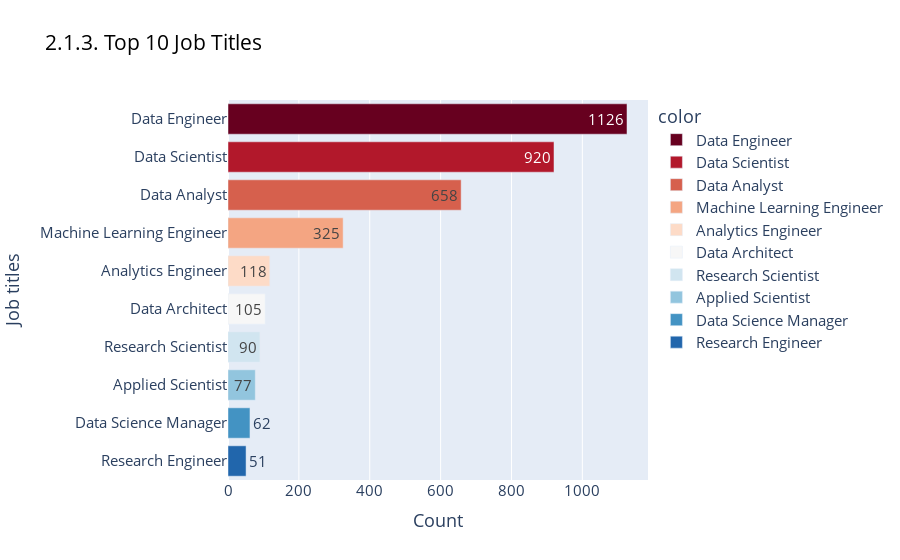

Write notebook code for a chart like this one.
### Code cell
fig = px.bar(x=top10_jobs.values, 
             y=top10_jobs.index, 
             color = top10_jobs.index,
             color_discrete_sequence=px.colors.sequential.RdBu,
             text=top10_jobs.values,
             title= '2.1.3. Top 10 Job Titles'
             )
fig.update_layout(xaxis_title="Count",
                  yaxis_title="Job titles",yaxis={'categoryorder':'total ascending'})
fig.update_layout(font = dict(size = 15),title_font_color="black",)
fig.show()

### Figure 1 — Plotly figure (JSON) as saved in the notebook; plotly's stock layout.template omitted (floating-point values rounded to 4 significant figures)
{"data": [{"alignmentgroup": "True", "hovertemplate": "color=Data Engineer<br>x=%{x}<br>y=%{y}<br>text=%{text}<extra></extra>", "legendgroup": "Data Engineer", "marker": {"color": "rgb(103,0,31)", "pattern": {"shape": ""}}, "name": "Data Engineer", "offsetgroup": "Data Engineer", "orientation": "h", "showlegend": true, "text": [1126], "textposition": "auto", "type": "bar", "x": [1126], "xaxis": "x", "y": ["Data Engineer"], "yaxis": "y"}, {"alignmentgroup": "True", "hovertemplate": "color=Data Scientist<br>x=%{x}<br>y=%{y}<br>text=%{text}<extra></extra>", "legendgroup": "Data Scientist", "marker": {"color": "rgb(178,24,43)", "pattern": {"shape": ""}}, "name": "Data Scientist", "offsetgroup": "Data Scientist", "orientation": "h", "showlegend": true, "text": [920], "textposition": "auto", "type": "bar", "x": [920], "xaxis": "x", "y": ["Data Scientist"], "yaxis": "y"}, {"alignmentgroup": "True", "hovertemplate": "color=Data Analyst<br>x=%{x}<br>y=%{y}<br>text=%{text}<extra></extra>", "legendgroup": "Data Analyst", "marker": {"color": "rgb(214,96,77)", "pattern": {"shape": ""}}, "name": "Data Analyst", "offsetgroup": "Data Analyst", "orientation": "h", "showlegend": true, "text": [658], "textposition": "auto", "type": "bar", "x": [658], "xaxis": "x", "y": ["Data Analyst"], "yaxis": "y"}, {"alignmentgroup": "True", "hovertemplate": "color=Machine Learning Engineer<br>x=%{x}<br>y=%{y}<br>text=%{text}<extra></extra>", "legendgroup": "Machine Learning Engineer", "marker": {"color": "rgb(244,165,130)", "pattern": {"shape": ""}}, "name": "Machine Learning Engineer", "offsetgroup": "Machine Learning Engineer", "orientation": "h", "showlegend": true, "text": [325], "textposition": "auto", "type": "bar", "x": [325], "xaxis": "x", "y": ["Machine Learning Engineer"], "yaxis": "y"}, {"alignmentgroup": "True", "hovertemplate": "color=Analytics Engineer<br>x=%{x}<br>y=%{y}<br>text=%{text}<extra></extra>", "legendgroup": "Analytics Engineer", "marker": {"color": "rgb(253,219,199)", "pattern": {"shape": ""}}, "name": "Analytics Engineer", "offsetgroup": "Analytics Engineer", "orientation": "h", "showlegend": true, "text": [118], "textposition": "auto", "type": "bar", "x": [118], "xaxis": "x", "y": ["Analytics Engineer"], "yaxis": "y"}, {"alignmentgroup": "True", "hovertemplate": "color=Data Architect<br>x=%{x}<br>y=%{y}<br>text=%{text}<extra></extra>", "legendgroup": "Data Architect", "marker": {"color": "rgb(247,247,247)", "pattern": {"shape": ""}}, "name": "Data Architect", "offsetgroup": "Data Architect", "orientation": "h", "showlegend": true, "text": [105], "textposition": "auto", "type": "bar", "x": [105], "xaxis": "x", "y": ["Data Architect"], "yaxis": "y"}, {"alignmentgroup": "True", "hovertemplate": "color=Research Scientist<br>x=%{x}<br>y=%{y}<br>text=%{text}<extra></extra>", "legendgroup": "Research Scientist", "marker": {"color": "rgb(209,229,240)", "pattern": {"shape": ""}}, "name": "Research Scientist", "offsetgroup": "Research Scientist", "orientation": "h", "showlegend": true, "text": [90], "textposition": "auto", "type": "bar", "x": [90], "xaxis": "x", "y": ["Research Scientist"], "yaxis": "y"}, {"alignmentgroup": "True", "hovertemplate": "color=Applied Scientist<br>x=%{x}<br>y=%{y}<br>text=%{text}<extra></extra>", "legendgroup": "Applied Scientist", "marker": {"color": "rgb(146,197,222)", "pattern": {"shape": ""}}, "name": "Applied Scientist", "offsetgroup": "Applied Scientist", "orientation": "h", "showlegend": true, "text": [77], "textposition": "auto", "type": "bar", "x": [77], "xaxis": "x", "y": ["Applied Scientist"], "yaxis": "y"}, {"alignmentgroup": "True", "hovertemplate": "color=Data Science Manager<br>x=%{x}<br>y=%{y}<br>text=%{text}<extra></extra>", "legendgroup": "Data Science Manager", "marker": {"color": "rgb(67,147,195)", "pattern": {"shape": ""}}, "name": "Data Science Manager", "offsetgroup": "Data Science Manager", "orientation": "h", "showlegend": true, "text": [62], "textposition": "auto", "type": "bar", "x": [62], "xaxis": "x", "y": ["Data Science Manager"], "yaxis": "y"}, {"alignmentgroup": "True", "hovertemplate": "color=Research Engineer<br>x=%{x}<br>y=%{y}<br>text=%{text}<extra></extra>", "legendgroup": "Research Engineer", "marker": {"color": "rgb(33,102,172)", "pattern": {"shape": ""}}, "name": "Research Engineer", "offsetgroup": "Research Engineer", "orientation": "h", "showlegend": true, "text": [51], "textposition": "auto", "type": "bar", "x": [51], "xaxis": "x", "y": ["Research Engineer"], "yaxis": "y"}], "layout": {"barmode": "relative", "font": {"size": 15}, "legend": {"title": {"text": "color"}, "tracegroupgap": 0}, "title": {"font": {"color": "black"}, "text": "2.1.3. Top 10 Job Titles"}, "xaxis": {"anchor": "y", "domain": [0, 1], "title": {"text": "Count"}}, "yaxis": {"anchor": "x", "categoryorder": "total ascending", "domain": [0, 1], "title": {"text": "Job titles"}}}}
